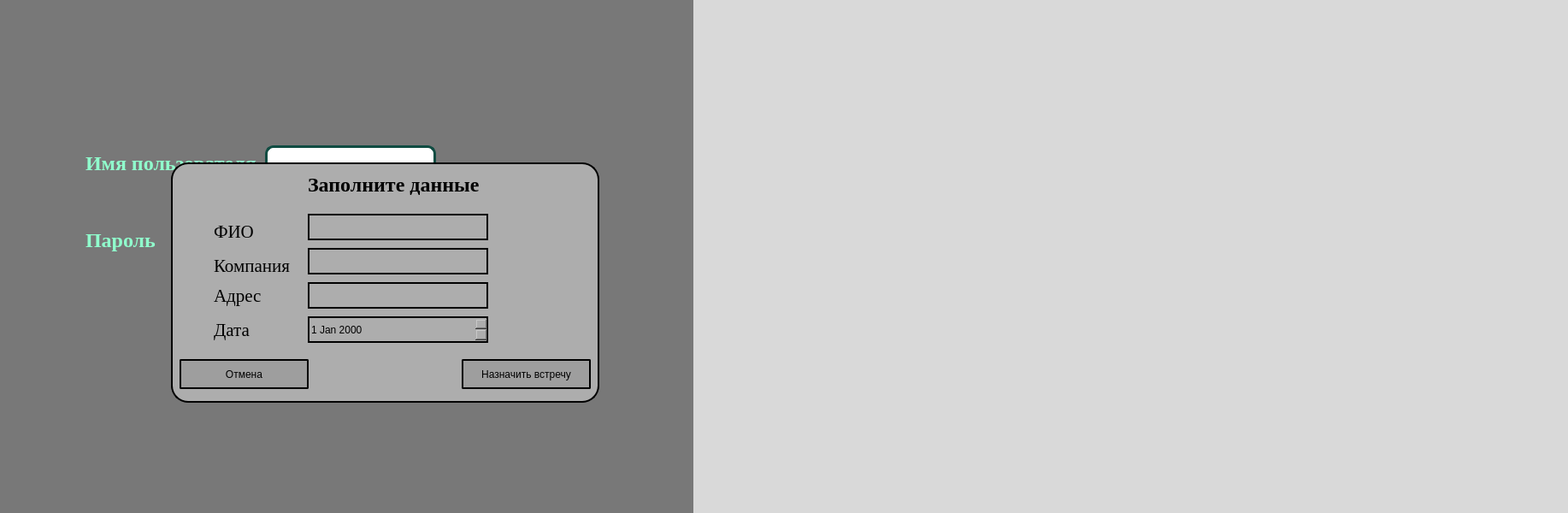
<?xml version="1.0" encoding="UTF-8"?>
<ui version="4.0">
 <class>MainWindow</class>
 <widget class="QMainWindow" name="MainWindow">
  <property name="geometry">
   <rect>
    <x>0</x>
    <y>0</y>
    <width>1834</width>
    <height>600</height>
   </rect>
  </property>
  <property name="sizePolicy">
   <sizepolicy hsizetype="Fixed" vsizetype="Fixed">
    <horstretch>0</horstretch>
    <verstretch>0</verstretch>
   </sizepolicy>
  </property>
  <property name="windowTitle">
   <string>MainWindow</string>
  </property>
  <property name="styleSheet">
   <string notr="true">background-color: rgb(217, 217, 217);</string>
  </property>
  <widget class="QWidget" name="centralwidget">
   <widget class="QWidget" name="widget" native="true">
    <property name="enabled">
     <bool>true</bool>
    </property>
    <property name="geometry">
     <rect>
      <x>0</x>
      <y>0</y>
      <width>120</width>
      <height>601</height>
     </rect>
    </property>
    <property name="styleSheet">
     <string notr="true">background-color: rgb(103, 103, 103);</string>
    </property>
    <widget class="QPushButton" name="pushButton">
     <property name="geometry">
      <rect>
       <x>10</x>
       <y>220</y>
       <width>105</width>
       <height>35</height>
      </rect>
     </property>
     <property name="styleSheet">
      <string notr="true">background-color: rgb(158, 158, 158);
border-radius: 2px;</string>
     </property>
     <property name="text">
      <string>Клиенты</string>
     </property>
    </widget>
    <widget class="QPushButton" name="pushButton_2">
     <property name="geometry">
      <rect>
       <x>10</x>
       <y>270</y>
       <width>105</width>
       <height>35</height>
      </rect>
     </property>
     <property name="styleSheet">
      <string notr="true">background-color: rgb(158, 158, 158);
border-radius: 2px;</string>
     </property>
     <property name="text">
      <string>Взаимодействие</string>
     </property>
    </widget>
    <widget class="QPushButton" name="pushButton_3">
     <property name="geometry">
      <rect>
       <x>10</x>
       <y>320</y>
       <width>105</width>
       <height>35</height>
      </rect>
     </property>
     <property name="styleSheet">
      <string notr="true">background-color: rgb(158, 158, 158);
border-radius: 2px;</string>
     </property>
     <property name="text">
      <string>Отчеты и анализ</string>
     </property>
    </widget>
    <widget class="QPushButton" name="pushButton_4">
     <property name="geometry">
      <rect>
       <x>10</x>
       <y>550</y>
       <width>105</width>
       <height>35</height>
      </rect>
     </property>
     <property name="styleSheet">
      <string notr="true">background-color: rgb(158, 158, 158);
border-radius: 2px;</string>
     </property>
     <property name="text">
      <string>Выход</string>
     </property>
    </widget>
    <widget class="QPushButton" name="pushButton_5">
     <property name="geometry">
      <rect>
       <x>10</x>
       <y>170</y>
       <width>105</width>
       <height>35</height>
      </rect>
     </property>
     <property name="styleSheet">
      <string notr="true">background-color: rgb(158, 158, 158);
border-radius: 2px;</string>
     </property>
     <property name="text">
      <string>Главная</string>
     </property>
    </widget>
    <widget class="QLabel" name="label_3">
     <property name="geometry">
      <rect>
       <x>0</x>
       <y>60</y>
       <width>161</width>
       <height>31</height>
      </rect>
     </property>
     <property name="font">
      <font>
       <family>Times New Roman</family>
       <pointsize>18</pointsize>
       <weight>50</weight>
       <bold>false</bold>
      </font>
     </property>
     <property name="text">
      <string>привет, </string>
     </property>
    </widget>
    <widget class="QPushButton" name="pushButton_12">
     <property name="geometry">
      <rect>
       <x>10</x>
       <y>370</y>
       <width>105</width>
       <height>35</height>
      </rect>
     </property>
     <property name="styleSheet">
      <string notr="true">background-color: rgb(158, 158, 158);
border-radius: 2px;</string>
     </property>
     <property name="text">
      <string>Назначить встречу</string>
     </property>
    </widget>
    <widget class="QLabel" name="label_10">
     <property name="geometry">
      <rect>
       <x>20</x>
       <y>90</y>
       <width>161</width>
       <height>31</height>
      </rect>
     </property>
     <property name="font">
      <font>
       <family>Times New Roman</family>
       <pointsize>18</pointsize>
       <weight>50</weight>
       <bold>false</bold>
      </font>
     </property>
     <property name="text">
      <string>username</string>
     </property>
    </widget>
    <zorder>label_10</zorder>
    <zorder>pushButton</zorder>
    <zorder>pushButton_2</zorder>
    <zorder>pushButton_3</zorder>
    <zorder>pushButton_4</zorder>
    <zorder>pushButton_5</zorder>
    <zorder>pushButton_12</zorder>
    <zorder>label_3</zorder>
   </widget>
   <widget class="QWidget" name="widget_2" native="true">
    <property name="geometry">
     <rect>
      <x>0</x>
      <y>0</y>
      <width>811</width>
      <height>61</height>
     </rect>
    </property>
    <property name="styleSheet">
     <string notr="true">background-color: rgb(77, 77, 77);</string>
    </property>
    <widget class="QLabel" name="label">
     <property name="geometry">
      <rect>
       <x>10</x>
       <y>10</y>
       <width>281</width>
       <height>51</height>
      </rect>
     </property>
     <property name="font">
      <font>
       <family>Ink Free</family>
       <pointsize>26</pointsize>
       <weight>50</weight>
       <italic>false</italic>
       <bold>false</bold>
      </font>
     </property>
     <property name="text">
      <string>mhc CRM</string>
     </property>
    </widget>
    <widget class="QPushButton" name="pushButton_9">
     <property name="geometry">
      <rect>
       <x>740</x>
       <y>10</y>
       <width>50</width>
       <height>50</height>
      </rect>
     </property>
     <property name="styleSheet">
      <string notr="true">QPushButton {
 background-image: url('C:/databases/uv.jpg');
 background-repeat: no-repeat;
 background-position: center;
 background-size: cover;
 border-radius: 10px;
border: solid black 4px;
}
</string>
     </property>
     <property name="text">
      <string/>
     </property>
    </widget>
   </widget>
   <widget class="QCalendarWidget" name="calendarWidget">
    <property name="geometry">
     <rect>
      <x>490</x>
      <y>60</y>
      <width>312</width>
      <height>183</height>
     </rect>
    </property>
    <property name="styleSheet">
     <string notr="true">background-color: rgb(234, 168, 169);</string>
    </property>
   </widget>
   <widget class="QWidget" name="widget_3" native="true">
    <property name="enabled">
     <bool>true</bool>
    </property>
    <property name="geometry">
     <rect>
      <x>120</x>
      <y>60</y>
      <width>691</width>
      <height>541</height>
     </rect>
    </property>
    <widget class="QPushButton" name="pushButton_6">
     <property name="geometry">
      <rect>
       <x>100</x>
       <y>320</y>
       <width>175</width>
       <height>40</height>
      </rect>
     </property>
     <property name="styleSheet">
      <string notr="true">background-color: rgb(158, 158, 158);
border-radius: 2px;</string>
     </property>
     <property name="text">
      <string>Добавить клиента</string>
     </property>
    </widget>
    <widget class="Line" name="line">
     <property name="geometry">
      <rect>
       <x>310</x>
       <y>0</y>
       <width>20</width>
       <height>541</height>
      </rect>
     </property>
     <property name="orientation">
      <enum>Qt::Vertical</enum>
     </property>
    </widget>
    <widget class="QPushButton" name="pushButton_7">
     <property name="geometry">
      <rect>
       <x>100</x>
       <y>370</y>
       <width>175</width>
       <height>40</height>
      </rect>
     </property>
     <property name="styleSheet">
      <string notr="true">background-color: rgb(158, 158, 158);
border-radius: 2px;</string>
     </property>
     <property name="text">
      <string>Поиск по клиенту</string>
     </property>
    </widget>
    <widget class="QLineEdit" name="lineEdit">
     <property name="geometry">
      <rect>
       <x>80</x>
       <y>170</y>
       <width>220</width>
       <height>20</height>
      </rect>
     </property>
    </widget>
    <widget class="QLineEdit" name="lineEdit_2">
     <property name="geometry">
      <rect>
       <x>80</x>
       <y>210</y>
       <width>220</width>
       <height>20</height>
      </rect>
     </property>
    </widget>
    <widget class="QLineEdit" name="lineEdit_3">
     <property name="geometry">
      <rect>
       <x>80</x>
       <y>250</y>
       <width>220</width>
       <height>20</height>
      </rect>
     </property>
    </widget>
    <widget class="QLabel" name="label_2">
     <property name="geometry">
      <rect>
       <x>10</x>
       <y>170</y>
       <width>41</width>
       <height>20</height>
      </rect>
     </property>
     <property name="font">
      <font>
       <family>Times New Roman</family>
       <pointsize>11</pointsize>
      </font>
     </property>
     <property name="text">
      <string>ФИО</string>
     </property>
    </widget>
    <widget class="QLabel" name="label_4">
     <property name="geometry">
      <rect>
       <x>10</x>
       <y>210</y>
       <width>61</width>
       <height>20</height>
      </rect>
     </property>
     <property name="font">
      <font>
       <family>Times New Roman</family>
       <pointsize>11</pointsize>
      </font>
     </property>
     <property name="text">
      <string>Телефон</string>
     </property>
    </widget>
    <widget class="QLabel" name="label_5">
     <property name="geometry">
      <rect>
       <x>10</x>
       <y>250</y>
       <width>61</width>
       <height>20</height>
      </rect>
     </property>
     <property name="font">
      <font>
       <family>Times New Roman</family>
       <pointsize>11</pointsize>
      </font>
     </property>
     <property name="text">
      <string>Компания</string>
     </property>
    </widget>
    <widget class="QTableWidget" name="tableWidget">
     <property name="geometry">
      <rect>
       <x>320</x>
       <y>0</y>
       <width>361</width>
       <height>541</height>
      </rect>
     </property>
     <property name="styleSheet">
      <string notr="true">background-color: rgb(157, 157, 157);</string>
     </property>
    </widget>
    <widget class="QLabel" name="label_6">
     <property name="geometry">
      <rect>
       <x>90</x>
       <y>120</y>
       <width>200</width>
       <height>25</height>
      </rect>
     </property>
     <property name="font">
      <font>
       <family>Times New Roman</family>
       <pointsize>12</pointsize>
      </font>
     </property>
     <property name="text">
      <string/>
     </property>
    </widget>
    <widget class="QPushButton" name="pushButton_8">
     <property name="geometry">
      <rect>
       <x>100</x>
       <y>420</y>
       <width>175</width>
       <height>40</height>
      </rect>
     </property>
     <property name="styleSheet">
      <string notr="true">background-color: rgb(158, 158, 158);
border-radius: 2px;</string>
     </property>
     <property name="text">
      <string>Удалить клиента</string>
     </property>
    </widget>
    <widget class="QCheckBox" name="checkBox">
     <property name="geometry">
      <rect>
       <x>10</x>
       <y>290</y>
       <width>141</width>
       <height>17</height>
      </rect>
     </property>
     <property name="font">
      <font>
       <family>Times New Roman</family>
       <pointsize>11</pointsize>
      </font>
     </property>
     <property name="text">
      <string>Договор подписан?</string>
     </property>
    </widget>
   </widget>
   <widget class="QWidget" name="widget_5" native="true">
    <property name="enabled">
     <bool>true</bool>
    </property>
    <property name="geometry">
     <rect>
      <x>130</x>
      <y>60</y>
      <width>681</width>
      <height>551</height>
     </rect>
    </property>
    <widget class="QLabel" name="label_9">
     <property name="geometry">
      <rect>
       <x>90</x>
       <y>20</y>
       <width>531</width>
       <height>35</height>
      </rect>
     </property>
     <property name="font">
      <font>
       <family>Times New Roman</family>
       <pointsize>24</pointsize>
      </font>
     </property>
     <property name="text">
      <string>История взаимодействия с клиентом</string>
     </property>
    </widget>
    <widget class="QTableWidget" name="tableWidget_2">
     <property name="geometry">
      <rect>
       <x>0</x>
       <y>80</y>
       <width>671</width>
       <height>461</height>
      </rect>
     </property>
    </widget>
   </widget>
   <widget class="QWidget" name="widget_4" native="true">
    <property name="geometry">
     <rect>
      <x>0</x>
      <y>-10</y>
      <width>811</width>
      <height>611</height>
     </rect>
    </property>
    <property name="styleSheet">
     <string notr="true">background-color: rgb(120, 120, 120);</string>
    </property>
    <widget class="QLabel" name="label_7">
     <property name="geometry">
      <rect>
       <x>100</x>
       <y>270</y>
       <width>200</width>
       <height>41</height>
      </rect>
     </property>
     <property name="font">
      <font>
       <family>Times New Roman</family>
       <pointsize>18</pointsize>
       <weight>75</weight>
       <bold>true</bold>
      </font>
     </property>
     <property name="styleSheet">
      <string notr="true">color: rgb(144, 255, 205);</string>
     </property>
     <property name="text">
      <string>Пароль</string>
     </property>
    </widget>
    <widget class="QPushButton" name="pushButton_10">
     <property name="geometry">
      <rect>
       <x>310</x>
       <y>340</y>
       <width>200</width>
       <height>75</height>
      </rect>
     </property>
     <property name="font">
      <font>
       <family>Times New Roman</family>
       <pointsize>18</pointsize>
      </font>
     </property>
     <property name="styleSheet">
      <string notr="true">background-color: rgb(16, 76, 66);
border-radius: 10px;</string>
     </property>
     <property name="text">
      <string>Подключиться</string>
     </property>
    </widget>
    <widget class="QLineEdit" name="lineEdit_6">
     <property name="geometry">
      <rect>
       <x>310</x>
       <y>270</y>
       <width>200</width>
       <height>40</height>
      </rect>
     </property>
     <property name="font">
      <font>
       <family>Times New Roman</family>
       <pointsize>16</pointsize>
      </font>
     </property>
     <property name="acceptDrops">
      <bool>true</bool>
     </property>
     <property name="autoFillBackground">
      <bool>false</bool>
     </property>
     <property name="styleSheet">
      <string notr="true">border-color: rgb(96, 33, 255);
background-color: rgb(255, 255, 255);
border-radius: 10px;
border: 3px  solid rgb(16, 76, 66);</string>
     </property>
     <property name="placeholderText">
      <string/>
     </property>
    </widget>
    <widget class="QLabel" name="label_8">
     <property name="geometry">
      <rect>
       <x>100</x>
       <y>170</y>
       <width>200</width>
       <height>61</height>
      </rect>
     </property>
     <property name="font">
      <font>
       <family>Times New Roman</family>
       <pointsize>18</pointsize>
       <weight>75</weight>
       <bold>true</bold>
      </font>
     </property>
     <property name="styleSheet">
      <string notr="true">color: rgb(144, 255, 205);</string>
     </property>
     <property name="text">
      <string>Имя пользователя</string>
     </property>
    </widget>
    <widget class="QLineEdit" name="lineEdit_5">
     <property name="geometry">
      <rect>
       <x>310</x>
       <y>180</y>
       <width>200</width>
       <height>40</height>
      </rect>
     </property>
     <property name="font">
      <font>
       <family>Times New Roman</family>
       <pointsize>16</pointsize>
      </font>
     </property>
     <property name="styleSheet">
      <string notr="true">border-color: rgb(96, 33, 255);
background-color: rgb(255, 255, 255);
border-radius: 10px;
border: 3px  solid rgb(16, 76, 66);</string>
     </property>
    </widget>
   </widget>
   <widget class="QWidget" name="widget_6" native="true">
    <property name="geometry">
     <rect>
      <x>200</x>
      <y>190</y>
      <width>501</width>
      <height>281</height>
     </rect>
    </property>
    <property name="styleSheet">
     <string notr="true">background-color: rgb(173, 173, 173);
border: 2px solid black;
border-radius: 20px;</string>
    </property>
    <widget class="QLabel" name="label_11">
     <property name="geometry">
      <rect>
       <x>160</x>
       <y>10</y>
       <width>221</width>
       <height>31</height>
      </rect>
     </property>
     <property name="font">
      <font>
       <family>Times New Roman</family>
       <pointsize>18</pointsize>
       <weight>75</weight>
       <bold>true</bold>
      </font>
     </property>
     <property name="styleSheet">
      <string notr="true">border: 0px;</string>
     </property>
     <property name="text">
      <string>Заполните данные</string>
     </property>
    </widget>
    <widget class="QLineEdit" name="lineEdit_4">
     <property name="geometry">
      <rect>
       <x>160</x>
       <y>60</y>
       <width>211</width>
       <height>31</height>
      </rect>
     </property>
    </widget>
    <widget class="QLineEdit" name="lineEdit_7">
     <property name="geometry">
      <rect>
       <x>160</x>
       <y>100</y>
       <width>211</width>
       <height>31</height>
      </rect>
     </property>
    </widget>
    <widget class="QDateEdit" name="dateEdit">
     <property name="geometry">
      <rect>
       <x>160</x>
       <y>180</y>
       <width>211</width>
       <height>31</height>
      </rect>
     </property>
    </widget>
    <widget class="QPushButton" name="pushButton_13">
     <property name="geometry">
      <rect>
       <x>340</x>
       <y>230</y>
       <width>151</width>
       <height>35</height>
      </rect>
     </property>
     <property name="styleSheet">
      <string notr="true">background-color: rgb(158, 158, 158);
border-radius: 2px;</string>
     </property>
     <property name="text">
      <string>Назначить встречу</string>
     </property>
    </widget>
    <widget class="QPushButton" name="pushButton_14">
     <property name="geometry">
      <rect>
       <x>10</x>
       <y>230</y>
       <width>151</width>
       <height>35</height>
      </rect>
     </property>
     <property name="styleSheet">
      <string notr="true">background-color: rgb(158, 158, 158);
border-radius: 2px;</string>
     </property>
     <property name="text">
      <string>Отмена</string>
     </property>
    </widget>
    <widget class="QLabel" name="label_12">
     <property name="geometry">
      <rect>
       <x>50</x>
       <y>70</y>
       <width>51</width>
       <height>21</height>
      </rect>
     </property>
     <property name="font">
      <font>
       <family>Times New Roman</family>
       <pointsize>16</pointsize>
      </font>
     </property>
     <property name="styleSheet">
      <string notr="true">border: 0px;</string>
     </property>
     <property name="text">
      <string>ФИО</string>
     </property>
    </widget>
    <widget class="QLabel" name="label_13">
     <property name="geometry">
      <rect>
       <x>50</x>
       <y>110</y>
       <width>101</width>
       <height>21</height>
      </rect>
     </property>
     <property name="font">
      <font>
       <family>Times New Roman</family>
       <pointsize>16</pointsize>
      </font>
     </property>
     <property name="styleSheet">
      <string notr="true">border: 0px;</string>
     </property>
     <property name="text">
      <string>Компания</string>
     </property>
    </widget>
    <widget class="QLabel" name="label_14">
     <property name="geometry">
      <rect>
       <x>50</x>
       <y>180</y>
       <width>101</width>
       <height>31</height>
      </rect>
     </property>
     <property name="font">
      <font>
       <family>Times New Roman</family>
       <pointsize>16</pointsize>
      </font>
     </property>
     <property name="styleSheet">
      <string notr="true">border: 0px;</string>
     </property>
     <property name="text">
      <string>Дата</string>
     </property>
    </widget>
    <widget class="QLineEdit" name="lineEdit_8">
     <property name="geometry">
      <rect>
       <x>160</x>
       <y>140</y>
       <width>211</width>
       <height>31</height>
      </rect>
     </property>
    </widget>
    <widget class="QLabel" name="label_15">
     <property name="geometry">
      <rect>
       <x>50</x>
       <y>140</y>
       <width>101</width>
       <height>31</height>
      </rect>
     </property>
     <property name="font">
      <font>
       <family>Times New Roman</family>
       <pointsize>16</pointsize>
      </font>
     </property>
     <property name="styleSheet">
      <string notr="true">border: 0px;</string>
     </property>
     <property name="text">
      <string>Адрес</string>
     </property>
    </widget>
   </widget>
   <widget class="QWidget" name="widget_7" native="true">
    <property name="enabled">
     <bool>true</bool>
    </property>
    <property name="geometry">
     <rect>
      <x>130</x>
      <y>60</y>
      <width>681</width>
      <height>551</height>
     </rect>
    </property>
    <widget class="QTableWidget" name="tableWidget_6">
     <property name="geometry">
      <rect>
       <x>0</x>
       <y>80</y>
       <width>671</width>
       <height>461</height>
      </rect>
     </property>
    </widget>
    <widget class="QLabel" name="label_17">
     <property name="geometry">
      <rect>
       <x>160</x>
       <y>10</y>
       <width>401</width>
       <height>41</height>
      </rect>
     </property>
     <property name="font">
      <font>
       <family>Times New Roman</family>
       <pointsize>22</pointsize>
       <weight>75</weight>
       <bold>true</bold>
      </font>
     </property>
     <property name="text">
      <string>Отчеты и анализ клиентов</string>
     </property>
    </widget>
   </widget>
   <zorder>widget</zorder>
   <zorder>widget_2</zorder>
   <zorder>calendarWidget</zorder>
   <zorder>widget_3</zorder>
   <zorder>widget_5</zorder>
   <zorder>widget_7</zorder>
   <zorder>widget_4</zorder>
   <zorder>widget_6</zorder>
  </widget>
 </widget>
 <resources/>
 <connections/>
</ui>
